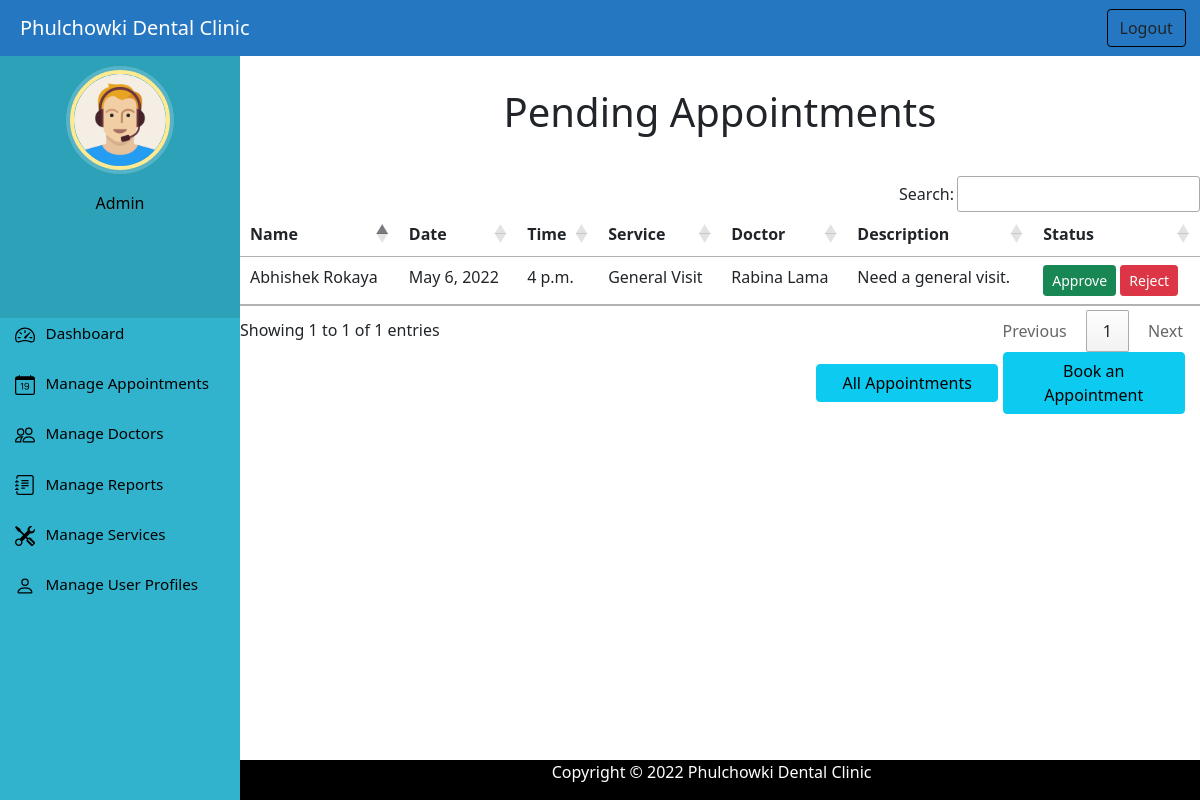
Before: /admin_approve_appointment (signed in) with the older database file.
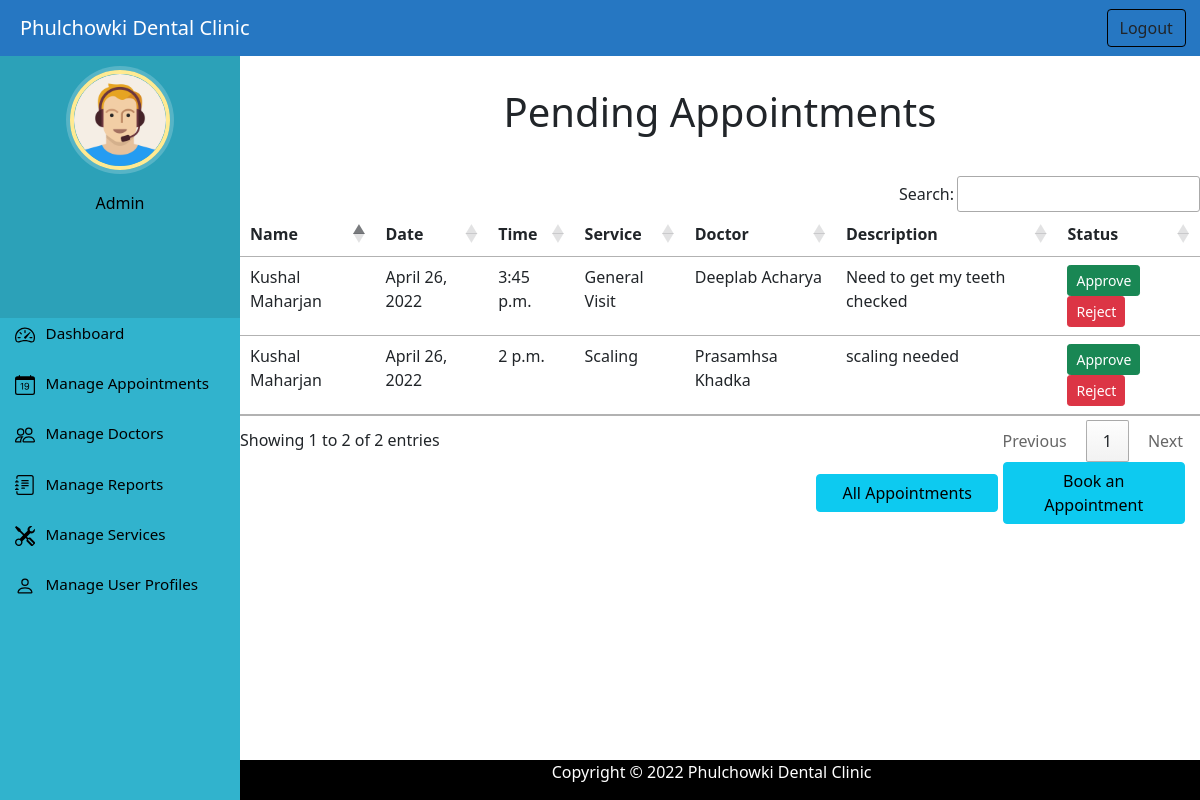
After: the same page with the newer database file.
### home/models.py (models this page shows, shortened)
class Appointment(models.Model):
    patientUser = models.ForeignKey(PatientUser, blank=False, null=False, on_delete=models.CASCADE)
    doctor = models.ForeignKey(Doctor, blank=False, null=False, on_delete=models.CASCADE)
    service = models.ForeignKey(Service, blank=False, null=False, on_delete=models.CASCADE)
    date = models.DateField()
    time = models.TimeField()
    description = models.TextField()
    status = models.IntegerField('Status', default=0)

class PatientUser(models.Model):
    user=models.OneToOneField(User, null=True, blank=False,on_delete=models.CASCADE)
    date_of_birth = models.DateField()
    phone_number = models.CharField(max_length=15)
    address = models.CharField(max_length=50)
    profile_picture = models.ImageField(upload_to='profile_pic/user_profile_pic/', default='img/defaultuser.png')
    def __str__(self):
        return self.user.first_name+" "+self.user.last_name

class Service(models.Model):
    service_name = models.CharField('Service',max_length=50)
    cost = models.IntegerField()
    description = models.TextField()
    def __str__(self):
        return self.service_name

class Doctor(models.Model):
    full_name = models.CharField(max_length=100)
    qualification = models.CharField(max_length=50)
    date_of_birth = models.DateField()
    email = models.EmailField(max_length=100)
    phone_number = models.CharField(max_length=15)
    address = models.CharField(max_length=50)
    profile_picture = models.ImageField(upload_to='profile_pic/doctor_profile_pic/',null=True,blank=True)
    experience = models.CharField(max_length=10, default="1 year")
    def __str__(self):
        return self.full_name

### home/views.py (the view)
# urls.py: path('admin_approve_appointment', views.admin_approve_appointment,name='admin_approve_appointment'),
@login_required(login_url='/adminlogin')
@user_passes_test(is_admin)
def admin_approve_appointment(request):
    appointments = Appointment.objects.all().filter(status=0)
    return render(request,'admin_approve_appointment.html', {'appointment':appointments})

### home/views.py (called while the page is built)
def is_admin(user):
    return user.groups.filter(name='ADMIN').exists()

### templates/admin_approve_appointment.html (shortened to what this page needs)
{% extends 'adminbase.html' %}
{% load static %}
{% block content %}
<h1 class="text-center" style="margin-top: 40px;">Pending Appointments</h1>
<div style="margin-top: 40px;">
    <div class="panel panel-primary">
      <table class="table table-hover" id="example">
        <thead>
          <tr>
            <th>Name</th>
            <th>Date</th>
            <th>Time</th>
            <th>Service</th>
            <th>Doctor</th>
            <th>Description</th>
            <th>Status</th>
          </tr>
        </thead>
        {% for a in appointment %}
        <tr>
          <td> {{a.patientUser}}</td>
          <td>{{a.date}}</td>
          <td>{{a.time}}</td>
          <td>{{a.service}}</td>
          <td>{{a.doctor}}</td>
          <td>{{a.description}}</td>
          <form method='get' action ='#'>
          {%if a.status == 0 %}
          <td> <a class="btn btn-success btn-sm" onclick="return confirm('Are you sure you want to approve this appointment?')"
            name="approve_button" href="{% url 'approve_appointment' a.id  %}">Approve</a>
            <a class="btn btn-danger btn-sm" onclick="return confirm('Are you sure you want to reject this appointment?')"
              name="reject_button" href="{% url 'reject_appointment' a.id  %}">Reject</a></td>
          {% endif %}
          </form>
        </tr>
        {% endfor %}
      </table>
    </div>
  <a type="button" class="btn btn-info" href="/admin_view_appointment"  style="margin-left: 60%; width: 19%; margin-bottom: 10%;" >All Appointments</a>
  <a type="button" class="btn btn-info" href="/admin_book_appointment"  style="width: 19%; margin-bottom: 10%;" >Book an Appointment</a>
</div>
  {% endblock content %}

Changed rows visible on the page:
no longer on this page (row edited): Appointment: patientUser "Abhishek Rokaya", date "May 6, 2022", time "4 p.m.", service "General Visit", doctor "Rabina Lama", description "Need a general visit.", status "Approve"
added Appointment: patientUser "Kushal Maharjan", date "April 26, 2022", time "3:45 p.m.", service "General Visit", doctor "Deeplab Acharya", description "Need to get my teeth checked", status "Approve"
added Appointment: patientUser "Kushal Maharjan", date "April 26, 2022", time "2 p.m.", service "Scaling", doctor "Prasamhsa Khadka", description "scaling needed", status "Approve"
Other visible differences:
text written by a page script: "Search: Showing 1 to 1 of 1 entries Previous 1 Next" → "Search: Showing 1 to 2 of 2 entries Previous 1 Next"
